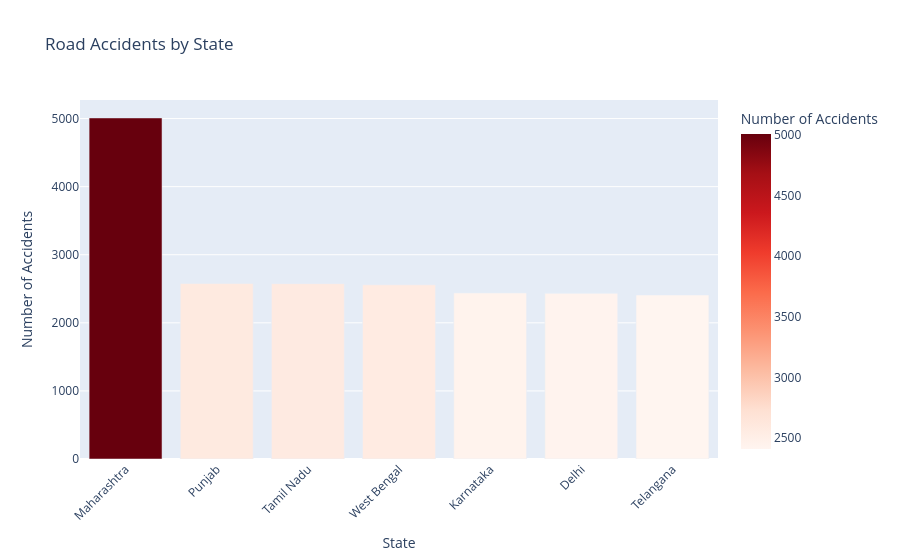

Notebook code cell kept with this figure:
### Code cell
import pandas as pd
import plotly.express as px

CSV_PATH = r"C:\Users\jashw\OneDrive\Documents\2-1\DAV\DAV Project\cleaned data\indian_roads_dataset_cleaned.csv"
df = pd.read_csv(CSV_PATH)

state_counts = (
    df.groupby("state")
      .size()
      .reset_index(name="Accidents")
      .sort_values("Accidents", ascending=False)
)

fig = px.bar(
    state_counts,
    x="state",
    y="Accidents",
    color="Accidents",
    color_continuous_scale="Reds",
    title="Road Accidents by State",
    labels={"state": "State", "Accidents": "Number of Accidents"},
)
fig.update_layout(xaxis_tickangle=-45)
fig.show()

### Figure 1 — Plotly figure (JSON) as saved in the notebook; plotly's stock layout.template omitted (floating-point values rounded to 4 significant figures)
{"data": [{"hovertemplate": "State=%{x}<br>Number of Accidents=%{marker.color}<extra></extra>", "legendgroup": "", "marker": {"color": [5009, 2577, 2575, 2559, 2438, 2433, 2409], "coloraxis": "coloraxis", "pattern": {"shape": ""}}, "name": "", "orientation": "v", "showlegend": false, "textposition": "auto", "type": "bar", "x": ["Maharashtra", "Punjab", "Tamil Nadu", "West Bengal", "Karnataka", "Delhi", "Telangana"], "xaxis": "x", "y": [5009, 2577, 2575, 2559, 2438, 2433, 2409], "yaxis": "y"}], "layout": {"barmode": "relative", "coloraxis": {"autocolorscale": false, "colorbar": {"title": {"text": "Number of Accidents"}}, "colorscale": [[0, "rgb(255,245,240)"], [0.125, "rgb(254,224,210)"], [0.25, "rgb(252,187,161)"], [0.375, "rgb(252,146,114)"], [0.5, "rgb(251,106,74)"], [0.625, "rgb(239,59,44)"], [0.75, "rgb(203,24,29)"], [0.875, "rgb(165,15,21)"], [1, "rgb(103,0,13)"]]}, "legend": {"tracegroupgap": 0}, "title": {"text": "Road Accidents by State"}, "xaxis": {"anchor": "y", "domain": [0, 1], "tickangle": -45, "title": {"text": "State"}}, "yaxis": {"anchor": "x", "domain": [0, 1], "title": {"text": "Number of Accidents"}}}}
